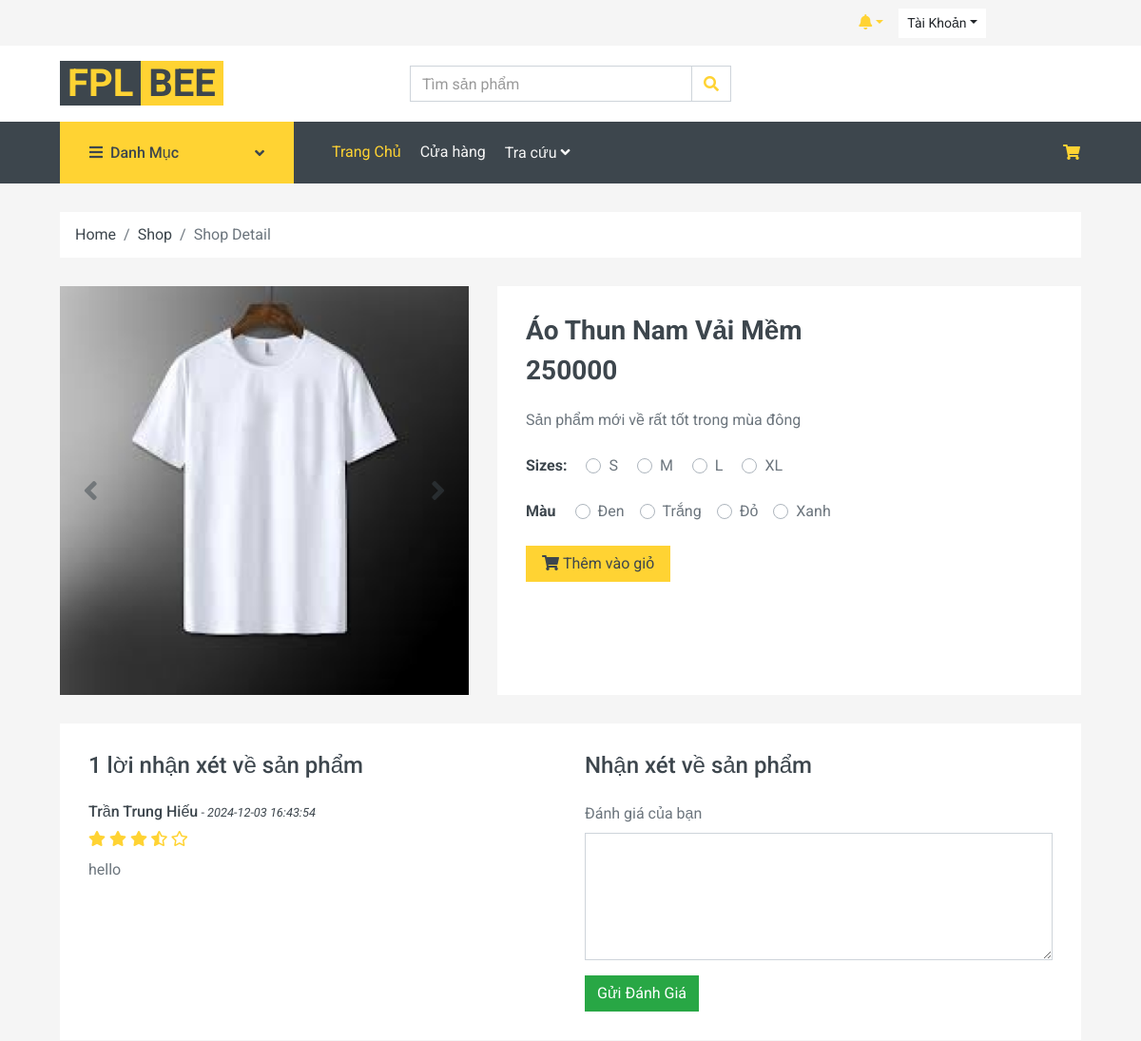
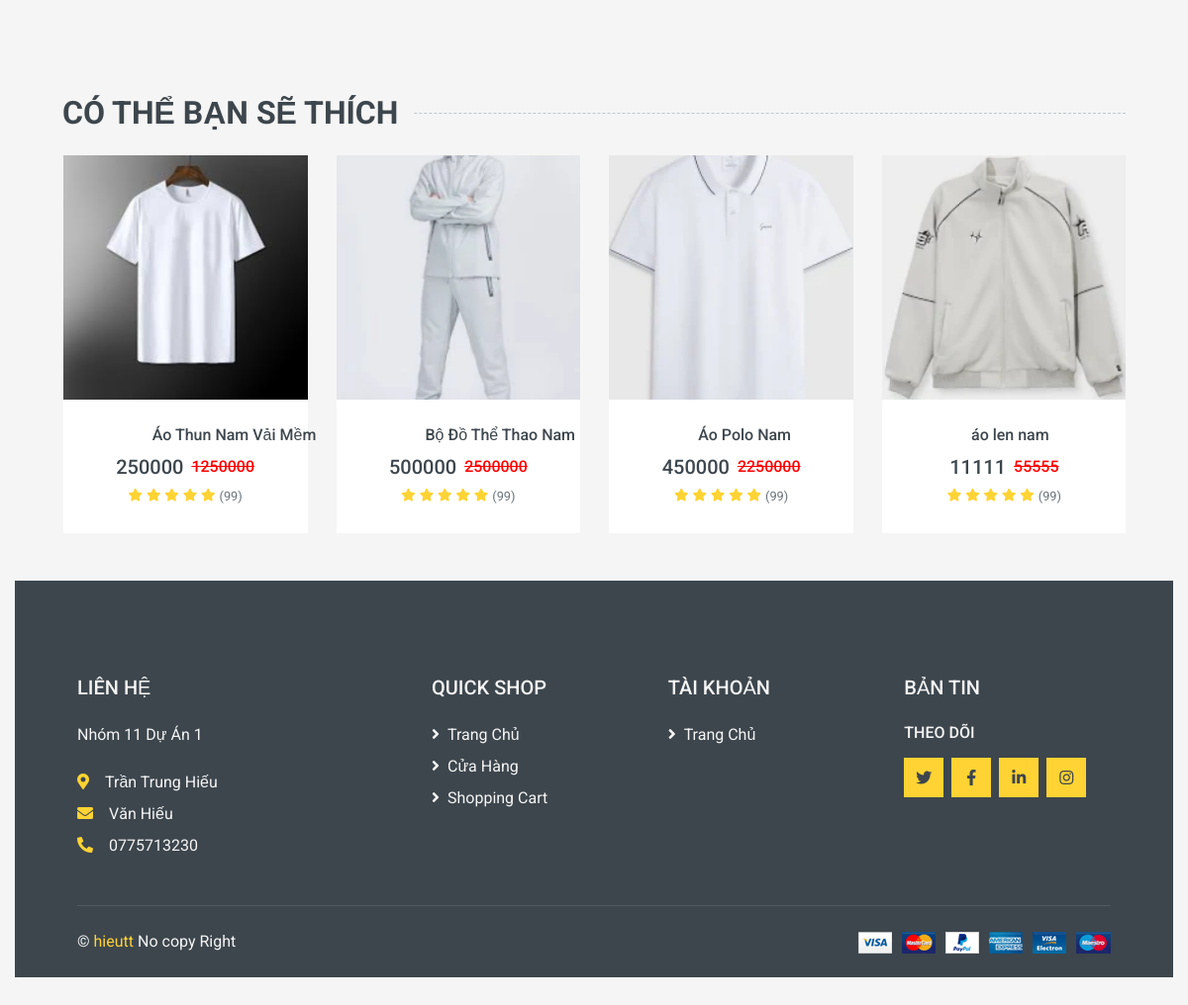
Page /?act=products_detail&product_id=1 on the committed database (2 pictures, top to bottom).
### tables this page shows
CREATE TABLE `products` (
  `product_id` int NOT NULL,
  `name` varchar(100) NOT NULL,
  `category_id` int DEFAULT NULL,
  `price` int NOT NULL,
  `gianhap` int NOT NULL,
  `stock_quantity` int NOT NULL,
  `status` enum('Available','Unavailable') NOT NULL DEFAULT 'Available',
  `comment` enum('0','1') NOT NULL DEFAULT '1',
  `image` varchar(255) NOT NULL,
  `Quantity_sold` int DEFAULT NULL,
  `mota` varchar(255) NOT NULL,
  `ngaynhap` datetime NOT NULL DEFAULT CURRENT_TIMESTAMP,
  `views` int NOT NULL
);

CREATE TABLE `product_variants` (
  `variant_id` int NOT NULL,
  `product_id` int NOT NULL,
  `size` enum('S','M','L','XL') NOT NULL,
  `color` varchar(50) NOT NULL,
  `stock_quantity` int NOT NULL,
  `image` varchar(255) NOT NULL,
  `status` enum('1','0') NOT NULL DEFAULT '1'
);

CREATE TABLE `ratings` (
  `ratings_id` int NOT NULL,
  `customer_id` int NOT NULL,
  `product_id` int NOT NULL,
  `comments` text NOT NULL,
  `rating_date` timestamp NOT NULL DEFAULT CURRENT_TIMESTAMP ON UPDATE CURRENT_TIMESTAMP,
  `status` tinyint NOT NULL DEFAULT '0'
);

CREATE TABLE `customer_info` (
  `customer_info_id` int NOT NULL,
  `user_id` int DEFAULT NULL,
  `full_name` varchar(100) NOT NULL,
  `email` varchar(255) NOT NULL,
  `phone` varchar(20) DEFAULT NULL,
  `address` text,
  `gender` enum('0','1') DEFAULT NULL,
  `date_of_birth` date DEFAULT NULL,
  `authen` enum('Đã Xác Thực','Chưa Xác Thực') NOT NULL DEFAULT 'Chưa Xác Thực'
);

### views/detail.php (the view, shortened to what the rows shown need)
<!DOCTYPE html>
<html lang="en">
<head>
    <link href="https://cdnjs.cloudflare.com/ajax/libs/font-awesome/5.10.0/css/all.min.css" rel="stylesheet">
    <link href="lib/animate/animate.min.css" rel="stylesheet">
    <link href="lib/owlcarousel/assets/owl.carousel.min.css" rel="stylesheet">
    <link href="css/style.css" rel="stylesheet">
</head>
<body>
    <?php if (empty($data_products)) { ?>
        <?php echo "Không tìm thấy sản phẩm này"; ?>
    <?php } else { ?>
        <div class="container-fluid pb-5">
            <div class="row px-xl-5">
                <div class="col-lg-5 mb-30">
                    <div id="product-carousel" class="carousel slide" data-ride="carousel">
                        <div class="carousel-inner bg-light">
                            <div class="carousel-item active">
                                <img class="w-100 h-100" src="<?= "./admin" . $data_products['image'] ?>" alt="Image">
                            </div>
                        </div>
                        <a class="carousel-control-prev" href="#product-carousel" data-slide="prev">
                            <i class="fa fa-2x fa-angle-left text-dark"></i>
                        </a>
                        <a class="carousel-control-next" href="#product-carousel" data-slide="next">
                            <i class="fa fa-2x fa-angle-right text-dark"></i>
                        </a>
                    </div>
                </div>
                <div class="col-lg-7 h-auto mb-30">
                    <div class="h-100 bg-light p-30">
                        <h3><?= $data_products['name'] ?></h3>
                        <h3 class="font-weight-semi-bold mb-4"><?= $data_products['price'] ?></h3>
                        <p class="mb-4"><?= $data_products['mota'] ?></p>
                        <div class="d-flex mb-3">
                            <form action="?act=add-to-cart&products_id=<?= $data_products['product_id'] ?>" method="POST">
                                <div class="size-group">
                                    <strong class="text-dark mr-3">Sizes:</strong>
                                    <div class="custom-control custom-radio custom-control-inline">
                                        <label class="custom-control-label" for="size-2">S</label>
                                    </div>
                                    <div class="custom-control custom-radio custom-control-inline">
                                        <label class="custom-control-label" for="size-3">M</label>
                                    </div>
                                    <div class="custom-control custom-radio custom-control-inline">
                                        <label class="custom-control-label" for="size-4">L</label>
                                    </div>
                                    <div class="custom-control custom-radio custom-control-inline">
                                        <label class="custom-control-label" for="size-5">XL</label>
                                    </div>
                                </div>
                                <br>
                                <div class="color-group">
                                    <strong class="text-dark mr-3">Màu</strong>
                                    <?php
                                    $colors = [
                                        ['name' => 'Đen', 'value' => 'Đen', 'id' => 'color-1', 'condition' => !empty($data_variants_black['image'])],
                                        ['name' => 'Trắng', 'value' => 'Trắng', 'id' => 'color-2', 'condition' => true],
                                        ['name' => 'Đỏ', 'value' => 'Đỏ', 'id' => 'color-3', 'condition' => !empty($data_variants_red['image'])],
                                        ['name' => 'Xanh', 'value' => 'Xanh', 'id' => 'color-4', 'condition' => !empty($data_variants_blue['image'])],
                                        ['name' => 'Cam', 'value' => 'Cam', 'id' => 'color-5', 'condition' => !empty($data_variants_orange['image'])],
                                        ['name' => 'Vàng', 'value' => 'Vàng', 'id' => 'color-6', 'condition' => !empty($data_variants_yellow['image'])],
                                    ];
                                    foreach ($colors as $color) {
                                        if ($color['condition']) {
                                            echo '<div class="custom-control custom-radio custom-control-inline">';
                                            echo '<label class="custom-control-label" for="' . $color['id'] . '">' . $color['name'] . '</label>';
                                            echo '</div>';
                                        }
                                    }
                                    ?>
                                </div>
                                <div class="d-flex align-items-center mb-4 pt-2">
                                    <?php if ($data_products['stock_quantity'] == 0) { ?>
                                        <h4 class="text-danger">Tạm Hết Hàng</h4>
                                    <?php } else { ?>
                                        <button class="btn btn-primary px-3" type="submit"><i class="fa fa-shopping-cart mr-1"></i>Thêm vào giỏ</button>
                                    <?php } ?>
                                    <br>
                                </div>
                            </form>
                        </div>
                    </div>
                </div>
            </div>
            <div class="row px-xl-5">
                <div class="col">
                    <div class="bg-light p-30">
                        <div class="tab-content">
                            <div>
                                <div class="row">
                                    <div class="col-md-6">
                                        <h4 class="mb-4"><?= count($rating)." lời nhận xét về sản phẩm"; ?></h4>
                                        <?php foreach($rating as $render){ ?>
                                            <div class="media mb-4">
                                            <div class="media-body">
                                                <h6><?= $render['full_name'] ?><small> - <i><?= $render['rating_date'] ?></i></small></h6>
                                                <div class="text-primary mb-2">
                                                    <i class="fas fa-star"></i>
                                                    <i class="fas fa-star"></i>
                                                    <i class="fas fa-star"></i>
                                                    <i class="fas fa-star-half-alt"></i>
                                                    <i class="far fa-star"></i>
                                                </div>
                                                <p><?= $render['comments'] ?></p>
                                            </div>
                                        </div>
                                       <?php } ?>
                                    </div>
                                    <div class="col-md-6">
                                        <h4 class="mb-4">Nhận xét về sản phẩm</h4>
                                        <form action="?act=post_comment&products_id=<?php if(isset($_GET['product_id'])){echo $_GET['product_id'];} ?>" method="POST">
                                            <div class="form-group">
                                                <label for="message">Đánh giá của bạn</label>
                                                <textarea id="message" cols="30" rows="5" class="form-control" name="index"></textarea>
                                            </div>
                                            <div class="form-group mb-0">
                                                <button class="btn btn-success" type="submit" name="cm">Gửi Đánh Giá</button>
                                            </div>
                                        </form>
                                    </div>
                                </div>
                            </div>
                        </div>
                    </div>
                </div>
            </div>
        </div>
    <?php } ?>
    <div class="container-fluid py-5">
        <h2 class="section-title position-relative text-uppercase mx-xl-5 mb-4"><span class="bg-secondary pr-3">Có Thể Bạn Sẽ Thích</span></h2>
        <div class="row px-xl-5">
            <div class="col">
                <div class="owl-carousel related-carousel">
                <?php foreach($data_products_recoment as $render_c){ ?>
                    <div class="product-item bg-light">
                        <div class="product-img position-relative overflow-hidden">
                            <img class="img-fluid w-100" src="<?= "./admin".$render_c['image'] ?>" alt="">
                            <div class="product-action">
                            </div>
                        </div>
                        <div class="text-center py-4">
                            <a class="h6 text-decoration-none text-truncate" href="?act=products_detail&product_id=<?= $render_c['product_id']?>" style="padding-left: 90px;"><?= $render_c['name'] ?></a>
                            <div class="d-flex align-items-center justify-content-center mt-2">
                                <h5><?= $render_c['price'] ?></h5>
                                <h6 class="text-muted ml-2"><del><?= $render_c['price']/0.2 ?></del></h6>
                            </div>
                            <div class="d-flex align-items-center justify-content-center mb-1">
                                <small class="fa fa-star text-primary mr-1"></small>
                                <small class="fa fa-star text-primary mr-1"></small>
                                <small class="fa fa-star text-primary mr-1"></small>
                                <small class="fa fa-star text-primary mr-1"></small>
                                <small class="fa fa-star text-primary mr-1"></small>
                                <small>(99)</small>
                            </div>
                        </div>
                    </div>
                <?php } ?>
            </div>
        </div>
    </div>
</body>
</html>

### rows in the picture
products: image (picture), name "Áo Thun Nam Vải Mềm", price "250000", mota "Sản phẩm mới về rất tốt trong mùa đông", $render_c['price']/0.2 "1250000"
product_variants: color "Đen"
product_variants: color "Đỏ"
product_variants: color "Xanh"
ratings: customer_info.full_name "Trần Trung Hiếu", rating_date "2024-12-03 16:43:54", comments "hello"
products: image (picture), name "Bộ Đồ Thể Thao Nam", price "500000", $render_c['price']/0.2 "2500000"
products: image (picture), name "Áo Polo Nam", price "450000", $render_c['price']/0.2 "2250000"
products: image (picture), name "áo len nam", price "11111", $render_c['price']/0.2 "55555"

### other values in the picture
$color['name'] "Trắng"
count($rating) "1"
